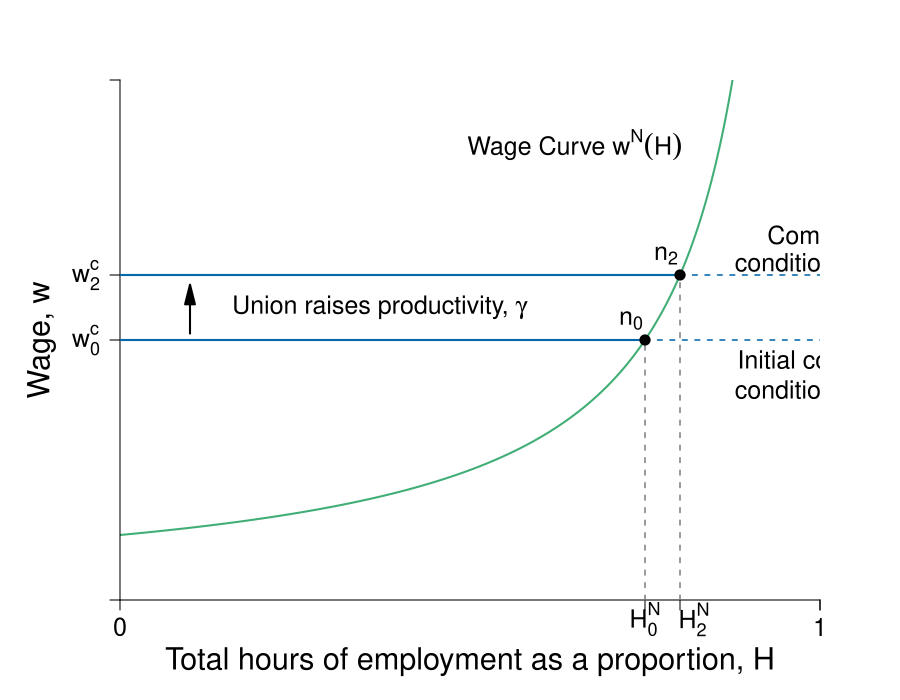

R code for this plot:
require(shape)
require(plotrix)
pdf(file = "capitalism/employment_unions.pdf", width = 9, height = 7)

#Set parameters for graphics
pointsize <- 1.8
axislabelsize <- 1.8
labelsize <- 1.5
namesize <- 1.8
annotatesize <- 1.5
graphlinewidth <- 2
segmentlinewidth <- 1.5

COL <- c("#7fc97f", "#beaed4", "#fdc086", "#ffff99", "#386cb0", "#f0027f", "#bf5b17", "#666666")
COLA <- c("#e0f3db", "#99d8c9","#66c2a4","#41ae76", "#238b45", "#005824")
COLB <- c("#c6dbef", "#4eb3d3", "#2b8cbe", "#0868ac","#084081")
COLC <- c("#fcfbfd", "#efedf5", "#dadaeb", "#bcbddc", "#9e9ac8", "#807dba", "#6a51a3", "#54278f", "#3f007d")
grays <- gray.colors(25, start = 1, end = 0, alpha = 1)

WageFn <- function(H, delta = 5) {
  delta /(1 - H)
}

#COL <- c("#1B9E77", "#D95F02", "#7570B3", "#E7298A", "#66A61E", "#E6AB02", "#A6761D", "#666666")
COL <- c("#7fc97f", "#beaed4", "#fdc086", "#ffff99")
par(mar =  c(5, 6, 4, 4))
xlims <- c(0, 1)
ylims <- c(0, 40)


plot(0, 0, xlim = xlims, ylim = ylims, type = "n",
     xlab = expression(paste("Total hours of employment as a proportion, ", H)),
     ylab = expression(paste("Wage, ", w)),
     xaxt = "n", 
     yaxt = "n",
     cex.lab = axislabelsize, 
     bty = "n", 
     xaxs = "i", 
     yaxs = "i")

npts <- 500 
npts2 <- 501
#Specify the sequences of points for graphing. 
xx1 <- seq(xlims[1], 0.9, length.out = npts)
xx2 <- seq(xlims[1], xlims[2], length.out = npts)
xx3 <- seq(xlims[1], xlims[2], length.out = npts2)
xx4 <- seq(xlims[1], 25, length.out = npts2)

#Draw the lines for the graphs
lines(xx1, WageFn(xx1), col = COLA[4], lwd = graphlinewidth)
#lines(xx2, solowCondition(xx2, delta = 5), col = COL[3], lwd = 4)
#lines(xx2, solowInfeas(xx2, delta = 5), col = COL[1], lwd = 4, lty = 2)

#Customize ticks and labels for the plot
# ticksy <- c(0, 2.5, 5, 20, 25,  40)
# ylabels <- c(0, expression(paste(B)), expression(paste(B+underline(u))), expression(paste(w[0])), expression(paste(w[2])), NA)

ticksy <- c(0, 20, 25,  40)
ylabels <- c(NA, expression(paste(w[0]^c)), expression(paste(w[2]^c)), NA)

ticksx <- c(0, 0.75, 0.8, 1, xlims[2])
#xlabels <- c(0, expression(paste(H[0],"*")), expression(paste(H[2],"*")), 1.0, NA)
xlabels <- c(0, expression(paste(H[0]^N)), NA, 1.0, NA)
axis(1, at = ticksx, pos = 0, labels = xlabels, cex.axis = labelsize)
axis(2, at = ticksy, pos = 0, labels = ylabels, las = 1, cex.axis = labelsize)

#x-axis tick label 
text(0.82, -1.5, expression(paste(H[2]^N)), cex = labelsize,xpd = TRUE)

#Annotation of the  graphs
text(0.65, 35, expression(paste("Wage Curve ", w^N*(H))), cex = labelsize)

#segments(1, 0, 1, 42, lty = 2, lwd = 3, col = "darkgray")
segments(0.75, 0, 0.75, 20, lty = 2, lwd = segmentlinewidth, col = grays[20], xpd = TRUE)

#Arrows(0.85, 15, 0.85, 24, col = "black", lty = 1, lwd = 2, arr.type = "triangle")
#Arrows(0.85, 15, 0.85, 6, col = "black", lty = 1, lwd = 2, arr.type = "triangle")
#text(0.98, 14.5, expression(paste("Employment rent")))
#text(0.98, 12.5, expression(paste("increases with union")))

#Original Zero profit condition 
segments(0, 20, 0.75, 20, lty = 1, lwd = graphlinewidth, col = COLB[4])
segments(0.75, 20, 1.2, 20, lty = 2, lwd = segmentlinewidth, col = COLB[4])

points(0.75, 20, pch = 16, col = "black", cex = 1.5)
text(0.73, 21.5, expression(paste(n[0])), cex = labelsize)


#Union Zero profit condition 
segments(0, 25, 0.8, 25, lty = 1, lwd = graphlinewidth, col = COLB[4])
segments(0.8, 25, 1.2, 25, lty = 2, lwd = segmentlinewidth, col = COLB[4])


Arrows(0.1, 20.5, 0.1, 23.5, col = "black", lty = 1, lwd = 2, arr.type = "triangle")
text(0.37, 22.5, expression(paste("Union raises productivity, ", gamma)), cex = labelsize)

segments(0.8, 0, 0.8, 25, lty = 2, lwd = segmentlinewidth, col = grays[20])
points(0.8, 25, pch = 16, col = "black", cex = 1.5)
text(0.78, 26.5, expression(paste(n[2])), cex = labelsize)
text(1.02, 27.9, expression(paste("Competition")), cex = labelsize)
text(1.02, 26.1, expression(paste("condition, ", w^C == w[2])), cex = labelsize)



#Unemployment benefits & a
#segments(0, 5, 1.2, 5, lty = 2, lwd = 2, col = "darkgray")
#segments(0, 2.5, 1.2, 2.5, lty = 2, lwd = segmentlinewidth, col = grays[20])

#Zero profit condition
text(1.02, 18.3, expression(paste("Initial competition")), cex = labelsize)
text(1.02, 16.3, expression(paste("condition, ", w^C == w[0])), cex = labelsize)
#text(0.97, 6, expression(paste(B + a)))
#text(0.97, 3.5, expression(paste(B, " (unemployment benefits)")))
#text(1.08, 36, expression(paste("level of")))
#text(1.08, 34, expression(paste("employment, ", bar(H))))


dev.off()
